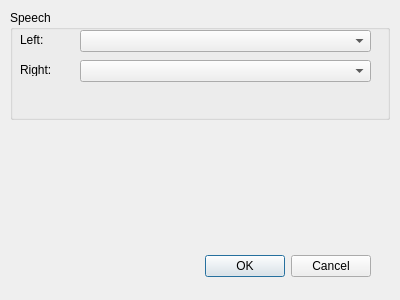
<?xml version="1.0" encoding="UTF-8"?>
<ui version="4.0">
 <class>qdVocabularySettingsDialog</class>
 <widget class="QDialog" name="qdVocabularySettingsDialog">
  <property name="geometry">
   <rect>
    <x>0</x>
    <y>0</y>
    <width>400</width>
    <height>300</height>
   </rect>
  </property>
  <property name="windowTitle">
   <string>Dialog</string>
  </property>
  <widget class="QWidget" name="layoutWidget">
   <property name="geometry">
    <rect>
     <x>20</x>
     <y>250</y>
     <width>351</width>
     <height>33</height>
    </rect>
   </property>
   <layout class="QHBoxLayout">
    <property name="spacing">
     <number>6</number>
    </property>
    <property name="margin">
     <number>0</number>
    </property>
    <item>
     <spacer>
      <property name="orientation">
       <enum>Qt::Horizontal</enum>
      </property>
      <property name="sizeHint" stdset="0">
       <size>
        <width>131</width>
        <height>31</height>
       </size>
      </property>
     </spacer>
    </item>
    <item>
     <widget class="QPushButton" name="qpbOK">
      <property name="text">
       <string>OK</string>
      </property>
     </widget>
    </item>
    <item>
     <widget class="QPushButton" name="qpbCancel">
      <property name="text">
       <string>Cancel</string>
      </property>
     </widget>
    </item>
   </layout>
  </widget>
  <widget class="QGroupBox" name="groupBox">
   <property name="geometry">
    <rect>
     <x>10</x>
     <y>10</y>
     <width>380</width>
     <height>110</height>
    </rect>
   </property>
   <property name="title">
    <string>Speech</string>
   </property>
   <widget class="QLabel" name="label">
    <property name="geometry">
     <rect>
      <x>10</x>
      <y>23</y>
      <width>46</width>
      <height>13</height>
     </rect>
    </property>
    <property name="text">
     <string>Left:</string>
    </property>
   </widget>
   <widget class="QLabel" name="label_2">
    <property name="geometry">
     <rect>
      <x>10</x>
      <y>53</y>
      <width>46</width>
      <height>13</height>
     </rect>
    </property>
    <property name="text">
     <string>Right:</string>
    </property>
   </widget>
   <widget class="QComboBox" name="qcbSpeechLeft">
    <property name="geometry">
     <rect>
      <x>70</x>
      <y>20</y>
      <width>291</width>
      <height>22</height>
     </rect>
    </property>
   </widget>
   <widget class="QComboBox" name="qcbSpeechRight">
    <property name="geometry">
     <rect>
      <x>70</x>
      <y>50</y>
      <width>291</width>
      <height>22</height>
     </rect>
    </property>
   </widget>
  </widget>
 </widget>
 <resources/>
 <connections>
  <connection>
   <sender>qpbOK</sender>
   <signal>clicked()</signal>
   <receiver>qdVocabularySettingsDialog</receiver>
   <slot>accept()</slot>
   <hints>
    <hint type="sourcelabel">
     <x>278</x>
     <y>253</y>
    </hint>
    <hint type="destinationlabel">
     <x>96</x>
     <y>254</y>
    </hint>
   </hints>
  </connection>
  <connection>
   <sender>qpbCancel</sender>
   <signal>clicked()</signal>
   <receiver>qdVocabularySettingsDialog</receiver>
   <slot>reject()</slot>
   <hints>
    <hint type="sourcelabel">
     <x>369</x>
     <y>253</y>
    </hint>
    <hint type="destinationlabel">
     <x>179</x>
     <y>282</y>
    </hint>
   </hints>
  </connection>
 </connections>
</ui>
